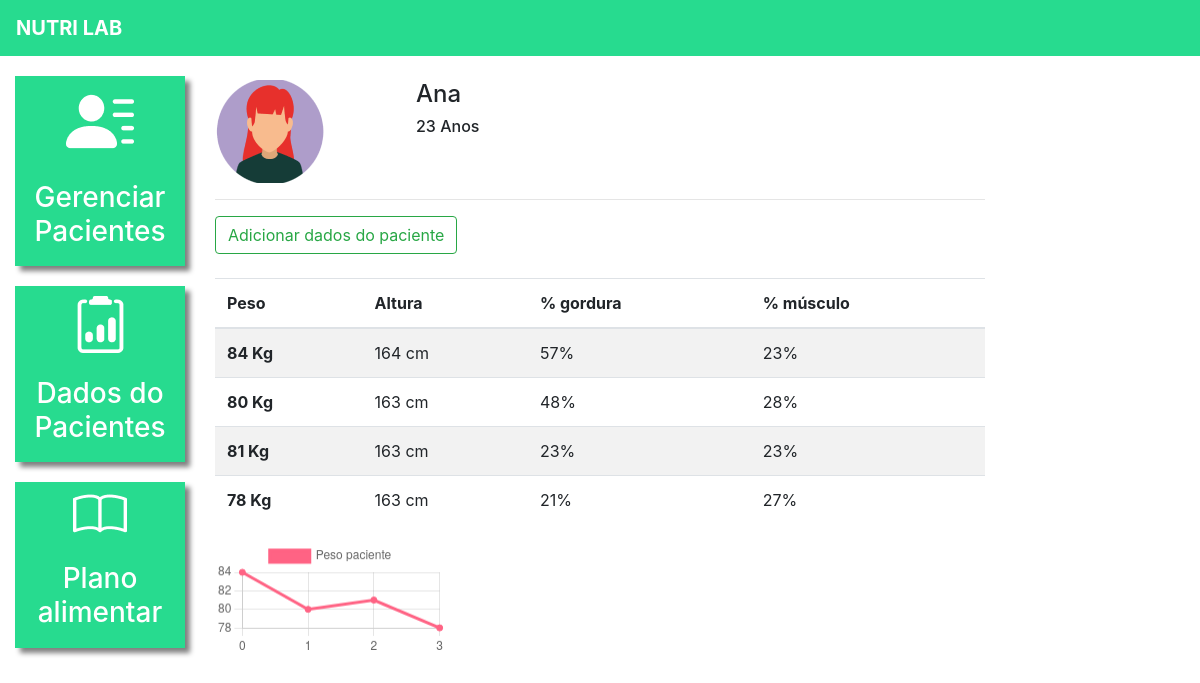
Page /dados_paciente/1/ (signed in) on the committed database.
### plataforma/models.py (models this page shows, shortened)
class Pacientes(models.Model):
    choices_sexo = (('F', 'Feminino'),
                    ('M', 'Maculino'))
    nome = models.CharField(max_length=50)
    sexo = models.CharField(max_length=1, choices=choices_sexo)
    idade = models.IntegerField()
    email = models.EmailField()
    telefone = models.CharField(max_length=19)
    nutri = models.ForeignKey(User, on_delete=models.CASCADE)

class DadosPaciente(models.Model):
    paciente = models.ForeignKey(Pacientes, on_delete=models.CASCADE)
    data = models.DateTimeField()
    peso = models.IntegerField()
    altura = models.IntegerField()
    percentual_gordura = models.IntegerField()
    percentual_musculo = models.IntegerField()
    colesterol_hdl = models.IntegerField()
    colesterol_ldl = models.IntegerField()
    colesterol_total = models.IntegerField()
    trigliceridios = models.IntegerField()

### plataforma/views.py (the view, shortened to what this page needs)
# urls.py: path('dados_paciente/', views.dados_paciente_listar, name="dados_paciente_listar"),
@login_required(login_url='/auth/logar/')
def dados_paciente(request, id):
    paciente = get_object_or_404(Pacientes, id=id)
    if not paciente.nutri == request.user:
        messages.add_message(request, constants.ERROR, 'Esse paciente não é seu')
        return redirect('/dados_paciente/')
    if request.method == "GET":
        dados_paciente = DadosPaciente.objects.filter(paciente=paciente)
        return render(request, 'dados_paciente.html', {'paciente': paciente, 'dados_paciente': dados_paciente})

### plataforma/templates/dados_paciente.html (shortened to what this page needs)
{% extends 'base_plataforma.html' %}
{% load static %}
{% block 'plataforma' %}
<br>
<div class="row">
    <div class="col-md-3">
        {% if paciente.sexo == "M"%}
            <img src="{% static 'plataforma/img/perfil2.png' %}">
        {% else %}
            <img src="{% static 'plataforma/img/perfil1.png' %}">
        {% endif %}
    </div>
    <div class="col-md-3 dados descricao">
        <h4>{{paciente.nome}}</h4>
        <h6>{{paciente.idade}} Anos</h6>
    </div>
</div>
<hr>
<button type="button" class="btn btn-outline-success" data-toggle="modal" data-target="#modal">
    Adicionar dados do paciente
</button>
<br>
<br>
<table class="table table-striped">
    <thead>
        <tr>
        <th scope="col">Peso</th>
        <th scope="col">Altura</th>
        <th scope="col">% gordura</th>
        <th scope="col">% músculo</th>
        </tr>
    </thead>
    <tbody>
        {% for dado in dados_paciente %}
        <tr>
            <th scope="row">{{dado.peso}} Kg</th>
            <td>{{dado.altura}} cm</td>
            <td>{{dado.percentual_gordura}}%</td>
            <td>{{dado.percentual_musculo}}%</td>
        </tr>
        {% endfor %}
    </tbody>
</table>
<div style="width: 30%;">
    <canvas id="myChart"></canvas>
</div>
<script>
    fetch("/grafico_peso/{{paciente.id}}/",{
        method: 'POST',
    }).then(function(result){
        return result.json()
    }).then(function(data_paciente){
        const data = {
            labels: data_paciente['labels'],
            datasets: [{
            label: 'Peso paciente',
            backgroundColor: 'rgb(255, 99, 132)',
            borderColor: 'rgb(255, 99, 132)',
            data: data_paciente['peso'],
            }]
        };
        const config = {
            type: 'line',
            data: data,
            options: {}
        };
        const myChart = new Chart(
            document.getElementById('myChart'),
            config
        );
    })
</script>
{% endblock%}

### templates/static/plataforma/css/pacientes.css (style rules this page uses)
.dados { font-weight: bold; }
.descricao { margin-left: -12%; }
@media (max-width: 1300px) { .descricao { margin-left: 1px; } }

### rows in the picture
Pacientes: nome "Ana", idade "23"
DadosPaciente: peso "84", altura "164", percentual_gordura "57", percentual_musculo "23"
DadosPaciente: peso "80", altura "163", percentual_gordura "48", percentual_musculo "28"
DadosPaciente: peso "81", altura "163", percentual_gordura "23", percentual_musculo "23"
DadosPaciente: peso "78", altura "163", percentual_gordura "21", percentual_musculo "27"
